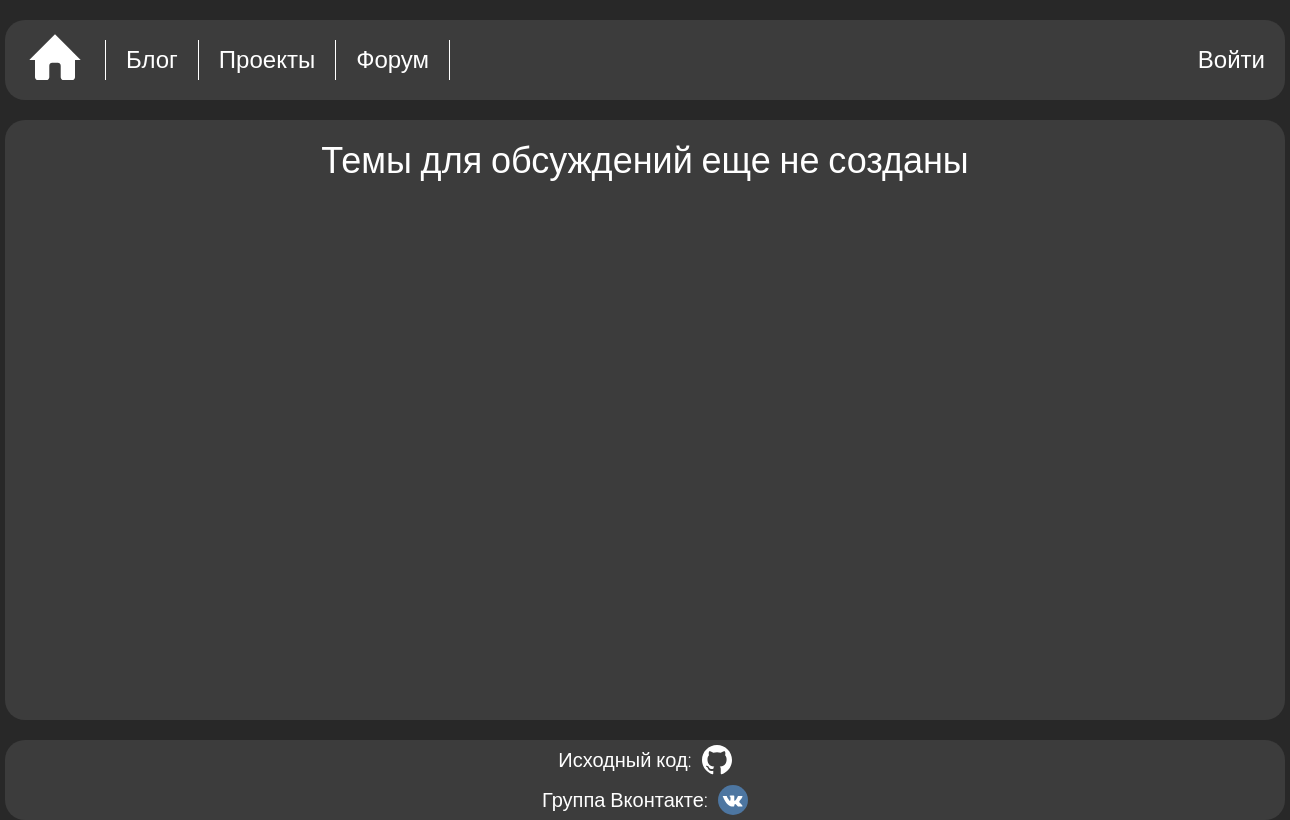
Before: /forum/ with the older database file.
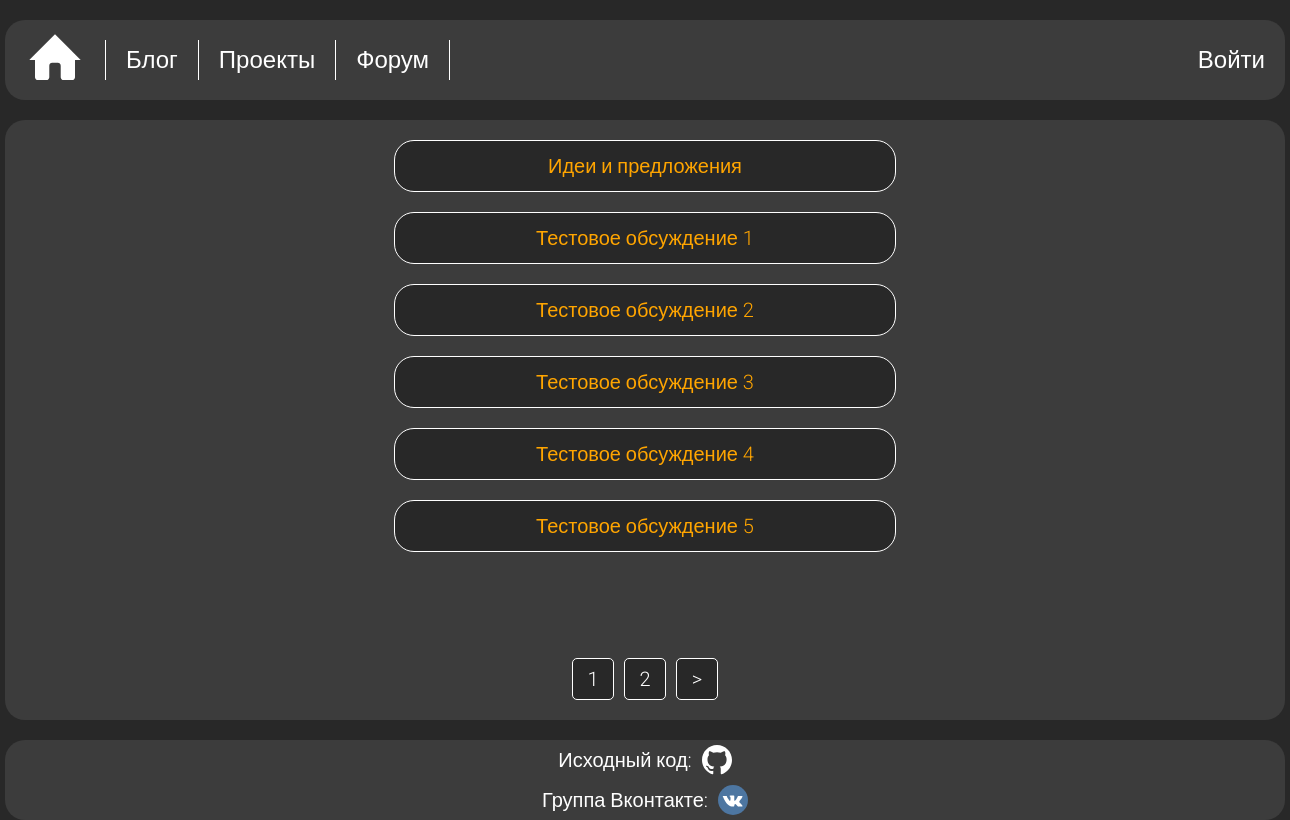
After: the same page with the newer database file.
### forum/models.py (models this page shows, shortened)
class Discussion(models.Model):
    user = models.ForeignKey(User, on_delete=models.SET_NULL, null=True, verbose_name='Пользователь')
    title = models.CharField(max_length=40, unique=True, verbose_name='Тема')
    content = models.TextField(null=False, blank=False, verbose_name='Содержание')
    created = models.DateTimeField(auto_now_add=True, verbose_name='Дата создания')
    class Meta:
        verbose_name = 'Обсуждение'
        verbose_name_plural = 'Обсуждения'

### forum/views.py (the view)
# urls.py: path('forum/', forum_views.forum, name='forum'),
def forum(request):
    forum_data = Discussion.objects.all()
    paginator, data = paginate(request, forum_data, 6)
    context = {
        'discussions': data,
        'custom_range': paginator,
    }
    return render(request, 'forum/forum.html', context)

### projects/utils.py (called while the page is built)
def paginate(request, objects_data, objects_count):
    page = request.GET.get('page')
    paginator = Paginator(object_list=objects_data, per_page=objects_count)
    try:
        data = paginator.page(page)
    except PageNotAnInteger:
        page = 1
        data = paginator.page(page)
    except EmptyPage:
        page = paginator.num_pages
        data = paginator.page(page)
    left_index = int(page) - 2
    if left_index < 1:
        left_index = 1
    right_index = int(page) + 3
    if right_index > paginator.num_pages:
        right_index = paginator.num_pages + 1
    custom_range = range(left_index, right_index)
    return custom_range, data

### forum/templates/forum/forum.html (shortened to what this page needs)
{% extends 'projects/base.html' %}
{% block content %}
<section class="section_centered">
    <div class="forum_section">
        {% if discussions %}
        {% for discussion in discussions %}
        <div class="discussion_container">
            <a href="{% url 'discussion' discussion.id %}" >
                <p>{{ discussion.title }}</p>
            </a>
        </div>
        {% endfor %}
        {% else %}
        <h2>Темы для обсуждений еще не созданы</h2>
        {% endif %}
    </div>
    {% include 'projects/pagination.html' with queryset=discussions custom_range=custom_range %}
</section>
{% endblock %}

Changed rows visible on the page:
added Discussion: title "Идеи и предложения"
added Discussion: title "Тестовое обсуждение 1"
added Discussion: title "Тестовое обсуждение 2"
added Discussion: title "Тестовое обсуждение 3"
added Discussion: title "Тестовое обсуждение 4"
added Discussion: title "Тестовое обсуждение 5"
Other visible differences:
new list line: "1"
new list line: "2"
text no longer shown: "Темы для обсуждений еще не созданы"
